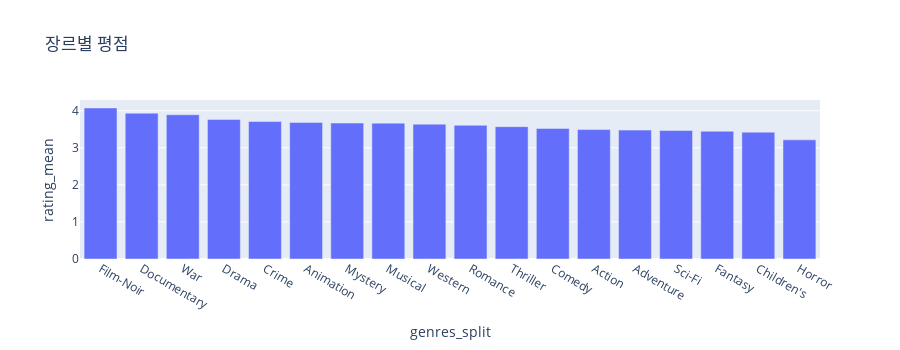

Notebook cell for this chart:
### Code cell
px.bar(rating_by_genre_df, x='genres_split', y='rating_mean', height=350, title='장르별 평점').update_xaxes(categoryorder="total descending")

### Figure 1 — Plotly figure (JSON) as saved in the notebook; plotly's stock layout.template omitted (floating-point values rounded to 4 significant figures)
{"data": [{"hovertemplate": "genres_split=%{x}<br>rating_mean=%{y}<extra></extra>", "legendgroup": "", "marker": {"color": "#636efa", "pattern": {"shape": ""}}, "name": "", "orientation": "v", "showlegend": false, "textposition": "auto", "type": "bar", "x": ["Horror", "Children's", "Fantasy", "Sci-Fi", "Adventure", "Action", "Comedy", "Thriller", "Romance", "Western", "Musical", "Mystery", "Animation", "Crime", "Drama", "War", "Documentary", "Film-Noir"], "xaxis": "x", "y": [3.215, 3.422, 3.447, 3.467, 3.477, 3.491, 3.522, 3.57, 3.607, 3.638, 3.666, 3.668, 3.685, 3.709, 3.766, 3.893, 3.933, 4.075], "yaxis": "y"}], "layout": {"barmode": "relative", "height": 350, "legend": {"tracegroupgap": 0}, "title": {"text": "장르별 평점"}, "xaxis": {"anchor": "y", "categoryorder": "total descending", "domain": [0, 1], "title": {"text": "genres_split"}}, "yaxis": {"anchor": "x", "domain": [0, 1], "title": {"text": "rating_mean"}}}}
